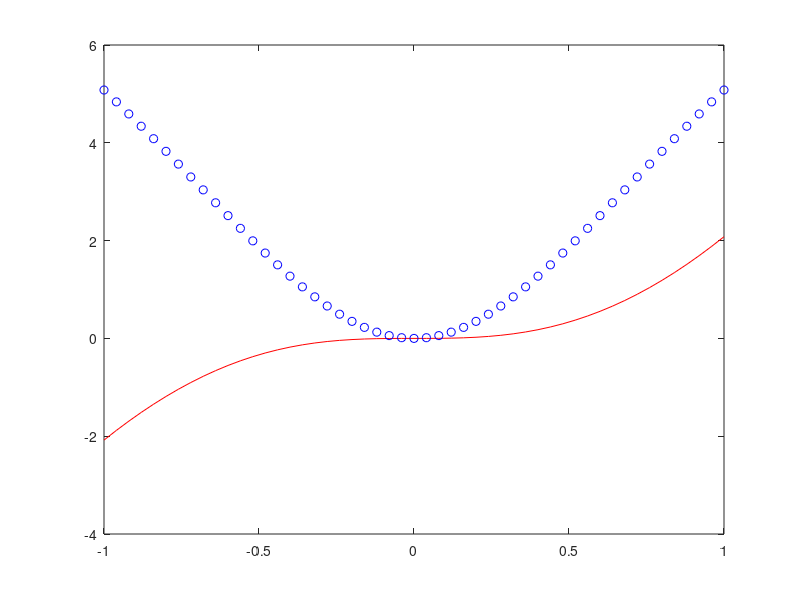
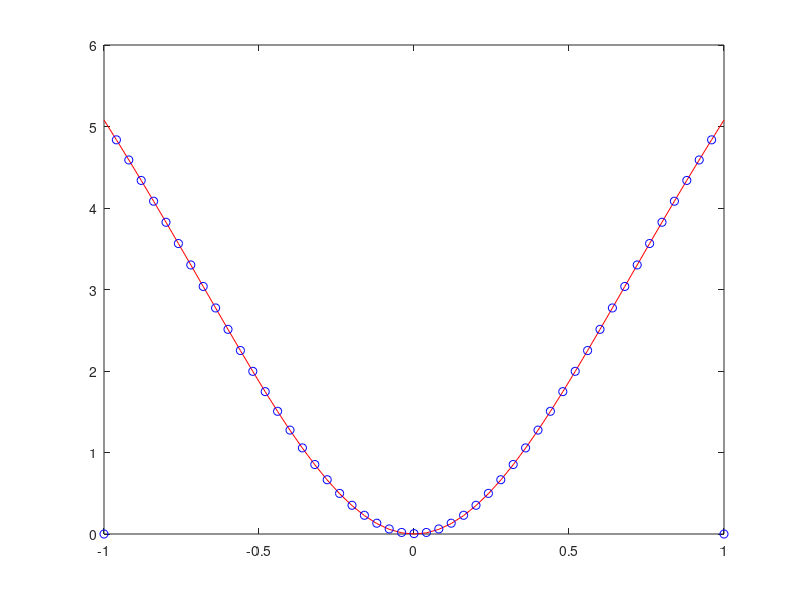

Reproduce these figures in MATLAB, in order.
clear all
close all
format long
clc

a=-1;
b=1;
n=50;
h=(b-a)/n;
xmesh=[a:h:b];

f=@(x) 3*x.*log(x.^2+1);
df=@(x) 3*log(x.^2+1)+(6*x.^2)./(x.^2+1);

fxmesh=f(xmesh);
% plot(xmesh,f(xmesh),'k')

dfxmesh=zeros(size(xmesh));

for i=2:n
    dfxmesh(1,i)=(fxmesh(1,i+1)-fxmesh(1,i-1))./(2*h);
end

err=abs(df(xmesh)-dfxmesh);

figure(1)
plot(xmesh,fxmesh,'r',xmesh,df(xmesh),'bo')

figure(2)
plot(xmesh,df(xmesh),'r',xmesh,dfxmesh,'bo')

abs_error_2=norm(err,2)
abs_error_inf=norm(err,inf)
rel_error_2=norm(err,2)./norm(df(xmesh),2)
rel_error_inf=norm(err,inf)./norm(df(xmesh),inf)





